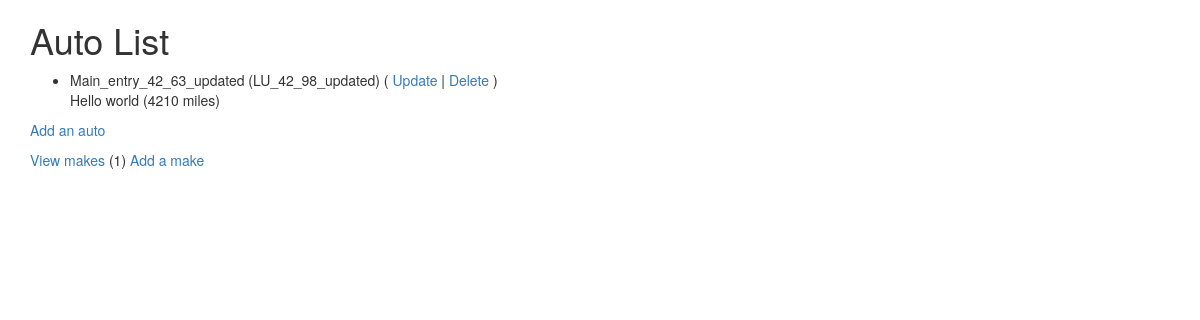
The app's page /autos/ (signed in), older data.
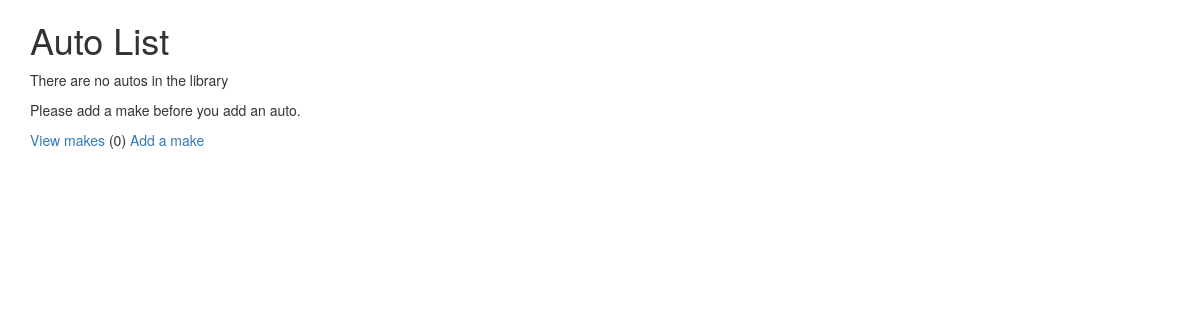
The same page, newer data.
### autos/models.py (models this page shows, shortened)
class Auto(models.Model):
	nickname = models.CharField(
			max_length=200,
			validators=[MinLengthValidator(2, "Nickname must be greater than 1 character")]
		)
	mileage = models.PositiveIntegerField()
	comments = models.CharField(max_length=300)
	make = models.ForeignKey('Make', on_delete=models.CASCADE, null=False)

class Make(models.Model):
	name = models.CharField(
			max_length=200,
			help_text='Enter a make (eg. Dodge)',
			validators=[MinLengthValidator(2, "Must be greater than 1 character")]
		)
	def __str__(self):
		return self.name

### autos/views.py (the view)
# urls.py: path('', views.MainView.as_view(), name='all'),
class MainView(LoginRequiredMixin, View):
	def get(self, request):
		mc = Make.objects.all().count();
		al = Auto.objects.all();
		ctx = {'make_count':mc, 'auto_list':al};
		return render(request, 'autos/auto_list.html', ctx)

### home/context_processors.py (called while the page is built)
def settings(request):
    return {
        'settings': django_settings,
    }

### autos/templates/autos/auto_list.html
{% extends "base_bootstrap.html" %}
{% block content %}
	<h1> Auto List</h1>
	{% if auto_list %}
	<ul>
		{% for auto in auto_list %}
		<li>
			{{ auto.nickname }} ({{ auto.make }})
			(<a href="{% url 'autos:auto_update' auto.id %}"> Update </a> | <a href="{% url 'autos:auto_delete' auto.id %}">Delete </a>) <br>
			{{ auto.comments }} ({{ auto.mileage }} miles)
		</li>
		{% endfor %}
	</ul>
	{% else %}
	<p> There are no autos in the library </p>
	{% endif %}
	<p>
		{% if make_count > 0 %}
			<a href="{% url 'autos:auto_create' %}"> Add an auto </a>
		{% else %}
			Please add a make before you add an auto.
		{% endif %}
	</p>
	<p>
		<a href="{% url 'autos:make_list' %}"> View makes </a> ({{ make_count }})
		<a href="{% url 'autos:make_create' %}">Add a make </a>
	</p>
{% endblock %}

Row changes from the older to the newer data that the page shows:
removed Auto: nickname "Main_entry_42_63_updated", make "LU_42_98_updated", comments "Hello world", mileage "4210"
Text that changed along with them:
{{ make_count }}: "1" → "0"
text no longer shown: "Add an auto"
text now shown: "There are no autos in the library Please add a make before you add an auto."
